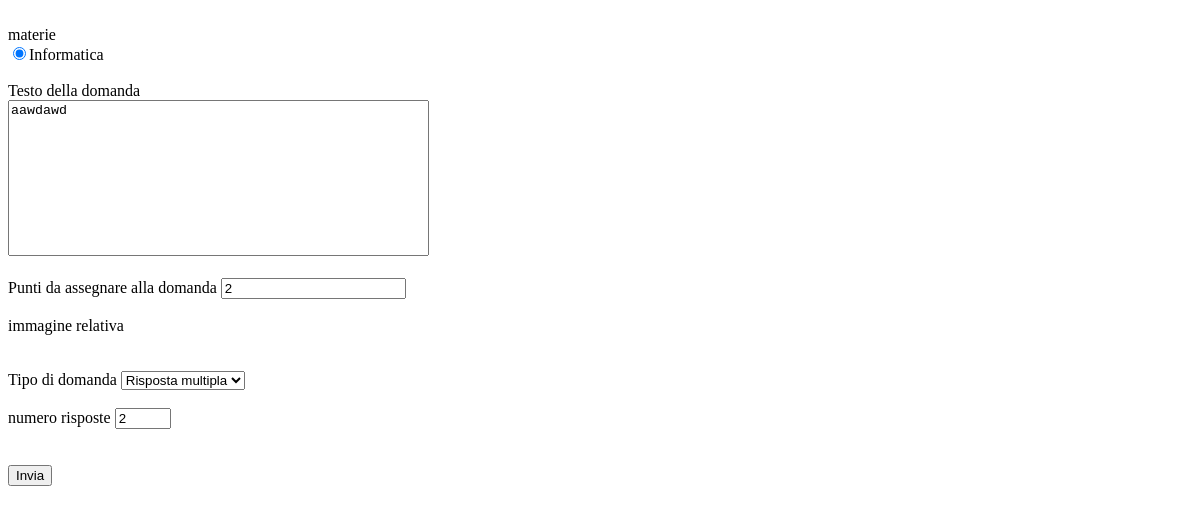
Page /TRM-PHP/docente/modifica_domande.php?id=3 (signed in) on the committed database.
### tables this page shows
CREATE TABLE `materie_docenti` (
  `id_docente` int(11) NOT NULL,
  `id_materia` varchar(50) NOT NULL,
  PRIMARY KEY (`id_docente`,`id_materia`),
  KEY `id_materia` (`id_materia`),
  CONSTRAINT `materie_docenti_ibfk_1` FOREIGN KEY (`id_docente`) REFERENCES `docenti` (`ID`),
  CONSTRAINT `materie_docenti_ibfk_2` FOREIGN KEY (`id_materia`) REFERENCES `materie` (`nome`)
);

CREATE TABLE `domande` (
  `ID` int(11) NOT NULL AUTO_INCREMENT,
  `testo` text NOT NULL,
  `img_url` varchar(50) DEFAULT NULL,
  `punteggio` int(11) DEFAULT 0,
  `tipo` int(11) DEFAULT NULL,
  `creatore` int(11) DEFAULT NULL,
  `materia` varchar(50) DEFAULT NULL,
  `precedente` int(11) DEFAULT NULL,
  PRIMARY KEY (`ID`),
  KEY `creatore` (`creatore`),
  KEY `materia` (`materia`),
  KEY `precedente` (`materia`),
  CONSTRAINT `domande_ibfk_1` FOREIGN KEY (`creatore`) REFERENCES `docenti` (`ID`),
  CONSTRAINT `domande_ibfk_2` FOREIGN KEY (`materia`) REFERENCES `materie` (`nome`),
  CONSTRAINT `domande_ibfk_3` FOREIGN KEY (`precedente`) REFERENCES `domande` (`ID`)
);

### TRM-PHP/docente/modifica_domande.php (the view, shortened to what this page needs)
<!DOCTYPE html>
<html lang="it">
<head>
	<link rel="stylesheet" href="../style/style.css">
</head>
<body>
	<div>
		<form method="POST" action="modifica_risposte.php" enctype="multipart/form-data">
			<?php
			include "../DBConnection.php";
			$query = "SELECT domande.*, COUNT(*) AS num
					  FROM domande JOIN risposte ON (risposte.id_domanda = domande.ID)
					  GROUP BY domande.ID
					  HAVING domande.ID={$_GET['id']};";
			$sql_result = mysqli_query($conn, $query);
			$old = mysqli_fetch_assoc($sql_result);
			$query = "SELECT * FROM materie_docenti WHERE id_docente={$_SESSION["user"]["ID"]};";
			$sql_result = mysqli_query($conn, $query);
			echo "<br>";
			echo "materie <br>";
			$num_rows = mysqli_num_rows($sql_result);
			if ($num_rows == 1) {
				$row = mysqli_fetch_assoc($sql_result);
				echo "<input type='radio' name='materia' value='{$row['id_materia']}' checked>{$row['id_materia']}<br>";
			}
			?>
			<br>
			Testo della domanda <br>
			<textarea name="testo" cols=50 rows=10><?php echo $old['testo'] ?></textarea> <br><br>
			Punti da assegnare alla domanda <input type="number" value="<?php echo $old['punteggio'] ?>" name="punteggio" min="0"> <br><br>
			<div onclick="click_image()">
				immagine relativa
			</div>
			<input type="file" name="immagine" accept="image/*" id="image_selector" oninput="show_img()"><br><br>
			<label for="tipo"> Tipo di domanda </label>
			<select name="selezione-tipo" id="tipo" onchange="change()">
				<option value="0" <?php echo $old['tipo'] == 0 ? "selected" : "" ?>>Risposta multipla</option>
			</select> <br><br>
			<div id="numeri-input">
				numero risposte <input type="number" min="1" max="15" value="<?php echo isset($old['num']) ? $old['num'] : '' ?>" name="n-risposte" required>
			</div>
			<br><br>
			<input type="submit" value="Invia">
		</form>
	</div>
</body>

### TRM-PHP/style/style.css (style rules this page uses)
textarea { resize: none; }

### rows in the picture
materie_docenti: id_materia "Informatica"
domande: testo "aawdawd", punteggio "2", selezione-tipo "Risposta multipla"
